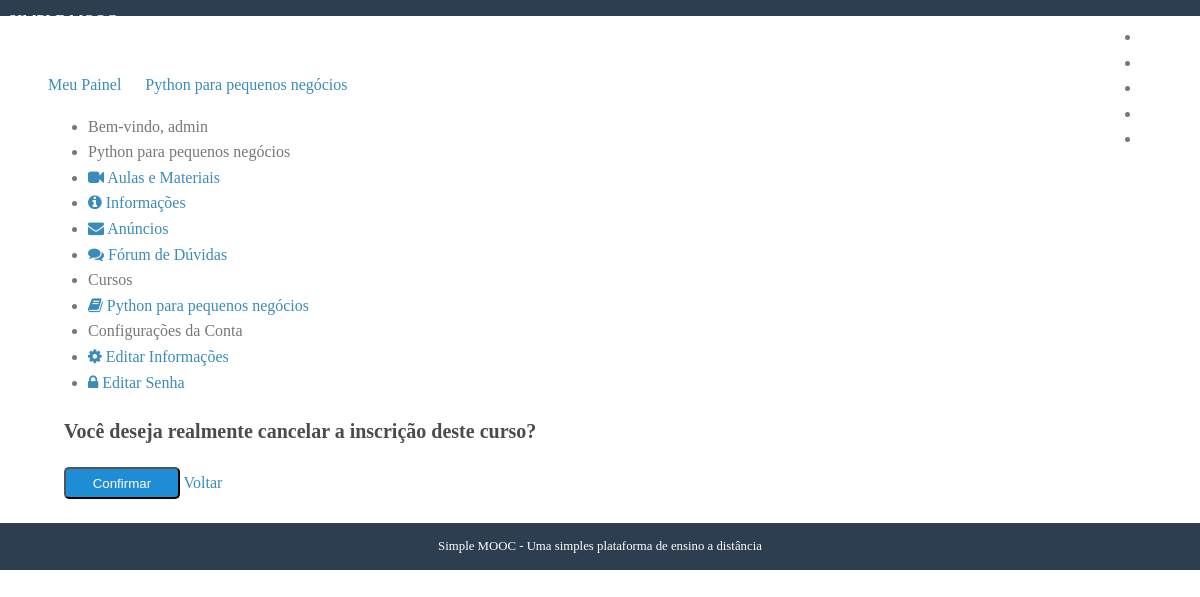
The app's page /cursos/python-para-pequenos-negocios/cancelar-inscricao/ (signed in) with its own data.
### courses/models.py (models this page shows, shortened)
class Course(models.Model):
	name = models.CharField('Nome',max_length = 100)
	slug = models.SlugField('Atalho')
	description = models.TextField('Descrição Simples', blank = True) #blank = não é obrigatório, mas o TextField permite descrições longas
	about = models.TextField('Sobre o Curso', blank= True)
	start_date = models.DateField('Data de Início', null = True, blank = True) #null = no banco de dados esse campo temq ter algo msm que seja um campo vazio
	image = models.ImageField(upload_to='courses/images', verbose_name='Imagem', null = True, blank = True)  #não é um campo obrigatório
	created_at = models.DateTimeField('Criado em', auto_now_add=True) #auto now toda vez q criar um curso ele coloca automaticamente a data
	updated_at = models.DateTimeField('Atualizado em', auto_now_add=True) #assim que for refreshed a data entra sozinha
	objects = CourseManager() #agora o manager não será o padrão do django
	def __str__(self):
		return self.name
	class Meta: #interfere no django admin
		verbose_name = 'Curso'
		verbose_name_plural = 'Cursos' #ensinamos ao django que o plural de curso é curso
		ordering = ['name'] #comoo django organiza ascendente a lista

class Enrollment(models.Model):
	STATUS_CHOICES = (
		(0,'Pendente'),
		(1, 'Aprovado'),
		(2,'Cancelado'),
	)
	user=models.ForeignKey(
		settings.AUTH_USER_MODEL,
		verbose_name='Usuário', on_delete = models.CASCADE,
		related_name='enrollments'
	)
	course = models.ForeignKey(
		Course, verbose_name='Curso',
		related_name='enrollments', on_delete=models.CASCADE
	)
	status = models.IntegerField('Situação',choices=STATUS_CHOICES, default=1, blank=True)
	created_at = models.DateTimeField('Criado em',
									  auto_now_add=True)  # auto now toda vez q criar um curso ele coloca automaticamente a data
	updated_at = models.DateTimeField('Atualizado em',
									  auto_now_add=True)  # assim que for refreshed a data entra sozinha
	class Meta:
		verbose_name = 'Inscrição'
		verbose_name_plural = 'Inscrições'
		unique_together = (('user','course'),) #evita repetição de usuario em um curso

### accounts/models.py (models this page shows, shortened)
class User(AbstractBaseUser, PermissionsMixin):
    username = models.CharField(
        'Nome de Usuário', max_length=30, unique=True,
        validators=[validators.RegexValidator(re.compile('^[\w.@+-]+$'),
            'Nome de usuário só pode conter letras, digítos ou os '
            'seguintes caracteres: @/./+/-/_', 'invalid')]
    )
    email = models.EmailField('Email', unique=True)
    name = models.CharField('Nome', max_length=100, blank=True)
    is_active = models.BooleanField('Está ativo?', blank=True, default=True)
    is_staff = models.BooleanField('É da equipe?', blank = True, default=False)
    date_joined = models.DateTimeField(
        'Data de entrada', auto_now_add=True
    ) #quando for salvo pela primeira vez
    objects = UserManager()
    USERNAME_FIELD = 'username'
    REQUIRED_FIELDS = ['email'] #para ser compativel com o django app usuario
    def __str__(self):
        return self.name or self.username
    class Meta:
        verbose_name = 'Usuário'
        verbose_name_plural = 'Usuários'

### courses/views.py (the view)
# urls.py: path('cursos/<slug:slug>/cancelar-inscricao/', views.undo_enrollment, name='undo_enrollment'),
@login_required
def undo_enrollment(request, slug):
    course = get_object_or_404(Course, slug=slug)
    enrollment = get_object_or_404(
        Enrollment, user=request.user, course=course
    )
    if request.method =='POST':
        enrollment.delete()
        messages.success(request, 'Sua inscrição foi cancelada com sucesso')
        return redirect('accounts:dashboard')
    template = 'courses/undo_enrollment.html'
    context = {
        'enrollment': enrollment,
        'course': course
    }
    return render(request, template, context)

### courses/templatetags/courses_tags.py (called while the page is built)
@register.simple_tag #assigment_tag não funciona mais
def load_my_courses(user):
    return Enrollment.objects.filter(user=user)

### courses/templates/courses/undo_enrollment.html (shortened to what this page needs)
{% extends 'courses/course_dashboard.html' %}
{% block dashboard_content %}
<form action="" method="post">
    <h3>Você deseja realmente cancelar a inscrição deste curso?</h3>
    <div class="pure-controls">
        <button type="submit" class="pure-button pure-button-primary">Confirmar</button>
        <a href="{% url 'courses:announcements' course.slug %}" class="pure-button">Voltar</a>
    </div>
</form>
{% endblock %}

### courses/templates/courses/course_dashboard.html
{% extends "accounts/dashboard.html" %}
{% block breadcrumb %}
    {{ block.super }}
    <a href="{% url 'courses:announcements' course.slug %}" style="margin-right: 20px">{{ course }}</a>
{% endblock %}
{% block menu_options %}
<li class="pure-menu-heading">
    {{ course }}
</li>
<li>
    <a href="{% url 'courses:lessons' course.slug %}">
        <i class="fa fa-video-camera"></i>
        Aulas e Materiais
    </a>
</li>
<li>
    <a href="#">
        <i class="fa fa-info-circle"></i>
        Informações
    </a>
</li>
<li>
    <a href="{% url 'courses:announcements' course.slug %}">
        <i class="fa fa-envelope"></i>
        Anúncios
    </a>
</li>
<li>
    <a href="#">
        <i class="fa fa-comments"></i>
        Fórum de Dúvidas
    </a>
</li>
{{ block.super }}
{% endblock %}

### accounts/templates/accounts/dashboard.html (shortened to what this page needs)
{% extends "base.html" %}
{% load  courses_tags %}
{% block content %}
{% load_my_courses user as enrollments %}
<div class="pure-g-r content-ribbon">
    <div class="pure-u-1">
        <ul class="breadcrumb">
            {% block breadcrumb %}
            <a href="{% url 'accounts:dashboard' %}" style="margin-right: 20px">Meu Painel</a>
            {% endblock %}
        </ul>
    </div>
    <div class="pure-u-1-3">
        <div class="pure-menu pure-menu-open">
            <ul>
                <li class="pure-menu-heading">
                    Bem-vindo, {{ user }}
                </li>
                {% block menu_options %}
                <li class="pure-menu-heading">Cursos</li>
                {% for enrollment in enrollments %}
                <li>
                    <a href="{% url 'courses:announcements' enrollment.course.slug %}">
                        <i class="icon fa fa-book"></i>
                        {{ enrollment.course }}
                    </a>
                </li>
                {% empty %}
                <li>Nenhum curso encontrado</li>
                {% endfor %}
                <li class="pure-menu-heading">Configurações da Conta</li>
                <li>
                    <a href="{% url 'accounts:edit' %}">
                        <i class="icon fa fa-cog"></i>
                        Editar Informações
                    </a>
                </li>
                <li>
                    <a href="{% url 'accounts:edit_password' %}">
                        <i class="icon fa fa-lock"></i>
                        Editar Senha
                    </a>
                </li>
                {% endblock %}
            </ul>
        </div>
    </div>
    <div class="pure-u-2-3">
        <div class="inner">
            {% block dashboard_content %}{% endblock %}
        </div>
    </div>
</div>
{% endblock %}

### core/static/css/styles.css (style rules this page uses)
* { -webkit-box-sizing: border-box; -moz-box-sizing: border-box; box-sizing: border-box; }
body { margin: 0 auto; line-height: 1.7em; }
a { color: #3b8bba; }
.content .content-ribbon { margin: 1.5em 3em; }
.pure-button-primary { background-color: #1f8dd6; color: white; padding: 0.5em 2em; border-radius: 5px; }
.inner { padding: 0em 1em; }
ul.breadcrumb { padding: 0; }
body { min-width: 320px; color: #777; line-height: 1.6; }
h1, h2, h3, h4, h5, h6 { font-weight: bold; color: rgb(75, 75, 75); }
h3 { font-size: 1.25em; }
a { color: #3b8bba; text-decoration: none; }

### records on screen
Course: name "Python para pequenos negócios"
User: name+username "admin"
Enrollment: course "Python para pequenos negócios"
